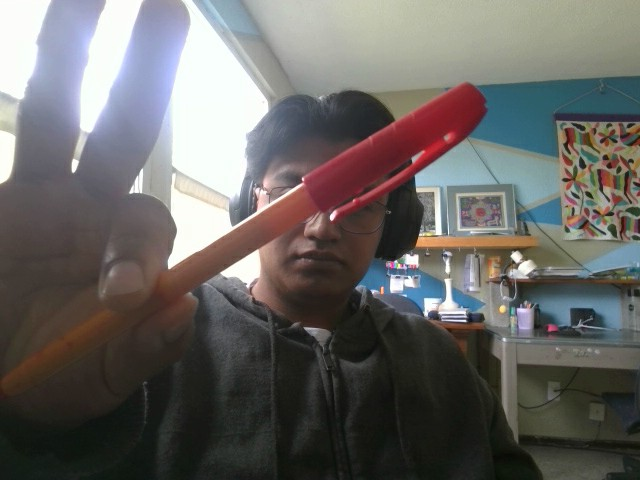
#> input picture application/Resources/images/07102026103002.jpg, 640 x 480 px
$ python gamma.py ../application/Resources/images/07102026103002.jpg 5
#> lines starting #> are read from the running program, lines starting #| are printed output that depends on the picture
import cv2
import sys
import os
import numpy as np

if len(sys.argv) < 2:
    print("Error: No se proporcionó la ruta de la imagen.")
    sys.exit(1)

img_path = sys.argv[1]

if not os.path.exists(img_path):
    print(f"Error: El archivo no existe en la ruta:\n{img_path}")
    sys.exit(1)

img = cv2.imread(img_path)
#> img is the input picture: shape (480, 640, 3); mean B, G, R 100.5, 102.9, 105.1

if img is None:
    print(f"Error: OpenCV no pudo leer la imagen en:\n{img_path}")
    sys.exit(1)


def gamma_correction(imagen, gamma):
    imgNorm = imagen / 255.0
    imgGamma = np.power(imgNorm, gamma)
    return np.uint8(imgGamma * 255)

#Grid
imagenGray = cv2.cvtColor(img, cv2.COLOR_BGR2GRAY)
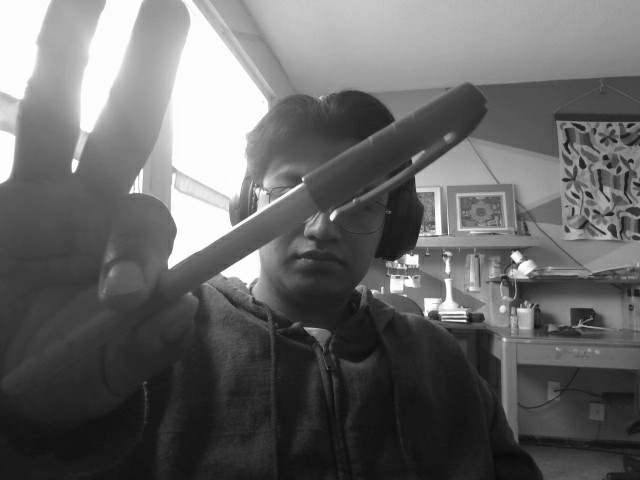
#> imagenGray: shape (480, 640); min 7, max 255, mean 103.3

gamma = int(sys.argv[2])
#Gris Gamma
imgGgamma = gamma_correction(imagenGray, gamma)
#> in gamma_correction, `imgGamma = np.power(imgNorm, gamma)`:
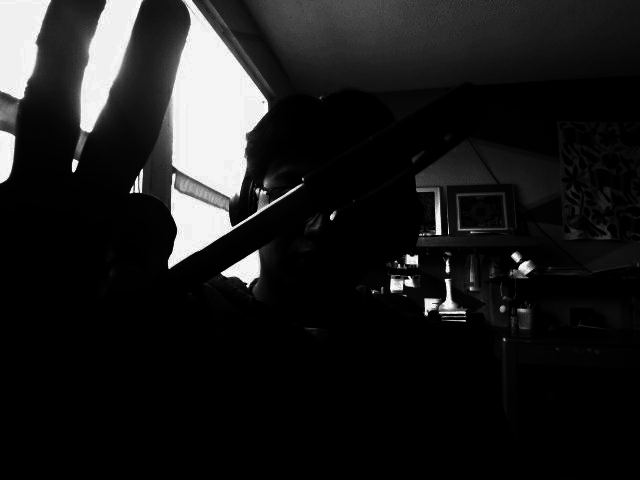
#> imgGamma: shape (480, 640) float64; min 1.56e-08, max 1, mean 0.114

imgRGB = cv2.cvtColor(img, cv2.COLOR_BGR2RGB)
imgRGBGamma = gamma_correction(imgRGB, gamma)
#> call 2 of gamma_correction, with gamma = 5
#> in gamma_correction (call 2), `imgGamma = np.power(imgNorm, gamma)`:
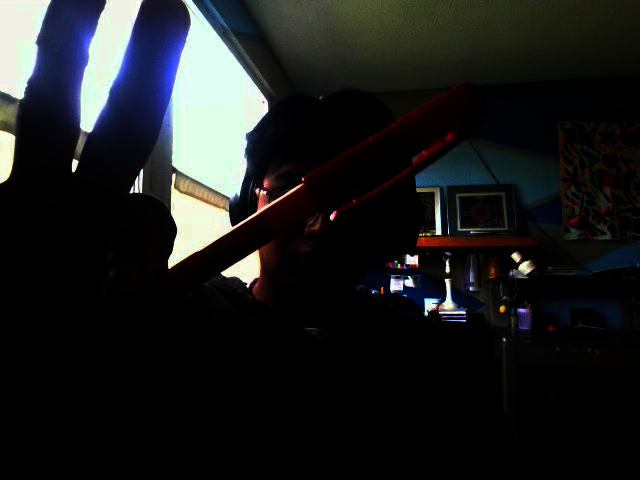
#> imgGamma: shape (480, 640, 3) float64; mean R, G, B 0.111, 0.117, 0.118
#> in gamma_correction (call 2), `return np.uint8(imgGamma * 255)`:
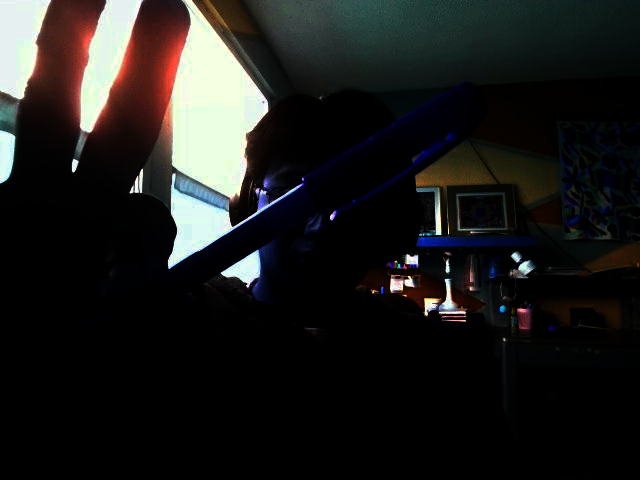
#> returned value: shape (480, 640, 3); mean of channels 0, 1, 2 28, 29.5, 29.8; drawn as B, G, R

base, ext = os.path.splitext(img_path)

if os.path.exists(base + "_gamma" + str(gamma) + ext):
    #print("Imagen gamma guardada correctamente. En" + base)
    print("Imagen Procesada Correctamente")
else:
    cv2.imwrite(base + "_gamma"+ str(gamma) + ext, imgRGBGamma)
    #print("Imagen gamma guardada correctamente. En" + base)
    print("Imagen Procesada Correctamente")

$ run again, on application/Resources/images/07102026104616.jpg
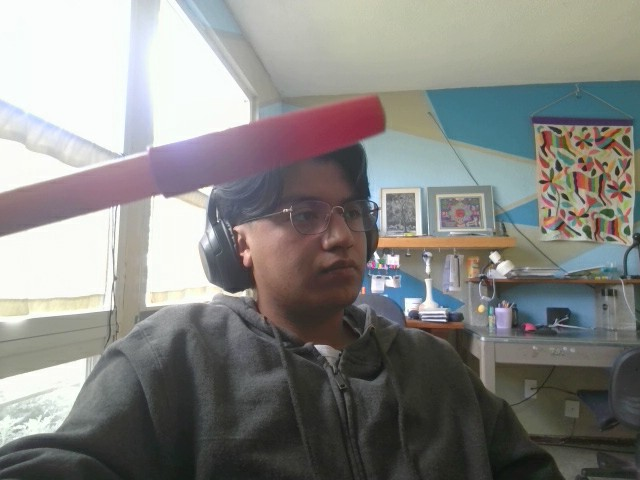
#> input picture application/Resources/images/07102026104616.jpg, 640 x 480 px
#> img is the input picture: shape (480, 640, 3); mean B, G, R 131.5, 134.5, 134.7
#> `imagenGray = cv2.cvtColor(img, cv2.COLOR_BGR2GRAY)`:
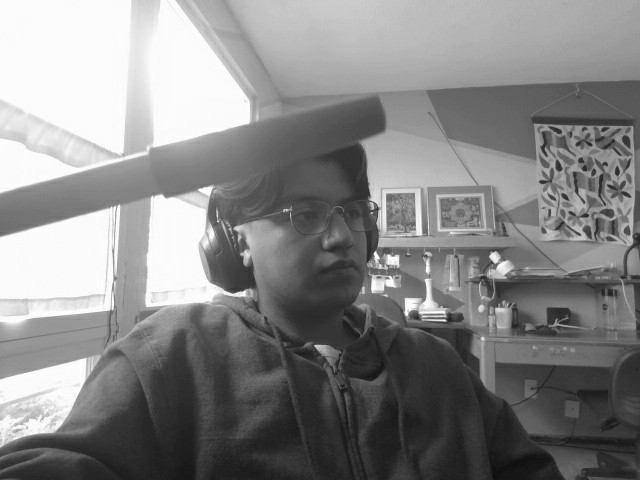
#> imagenGray: shape (480, 640); min 14, max 255, mean 134.3
#> imgNorm: shape (480, 640, 3) float64
#> imgGamma: shape (480, 640, 3) float64
#> in gamma_correction (call 2), `return np.uint8(imgGamma * 255)`:
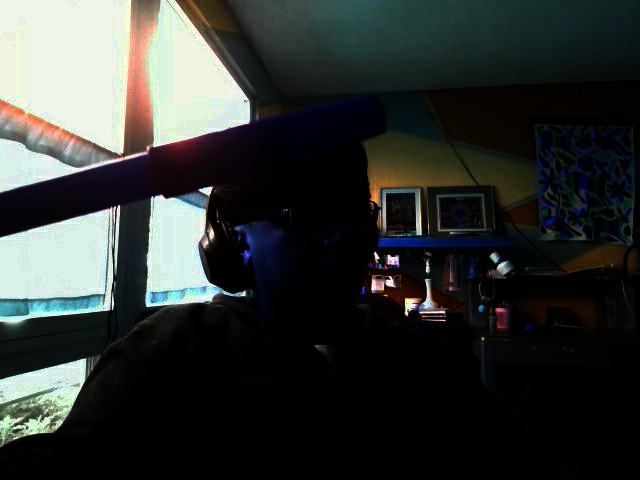
#> returned value: shape (480, 640, 3); mean of channels 0, 1, 2 50.7, 52.7, 49.4; drawn as B, G, R

$ run again, on application/Resources/images/07102026115507.jpg
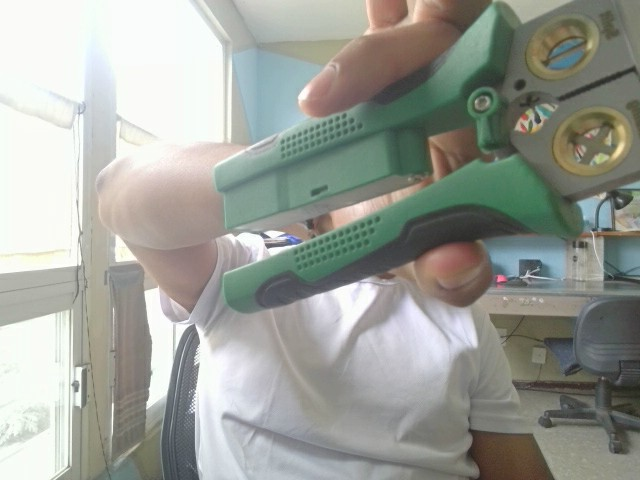
#> input picture application/Resources/images/07102026115507.jpg, 640 x 480 px
#> img is the input picture: shape (480, 640, 3); mean B, G, R 152.2, 159.3, 156.1
#> imgNorm: shape (480, 640, 3) float64
#> in gamma_correction (call 2), `imgGamma = np.power(imgNorm, gamma)`:
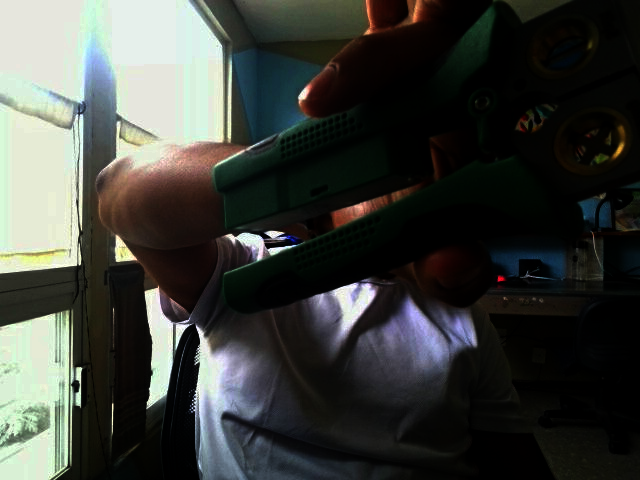
#> imgGamma: shape (480, 640, 3) float64; mean R, G, B 0.24, 0.25, 0.232
#> in gamma_correction (call 2), `return np.uint8(imgGamma * 255)`:
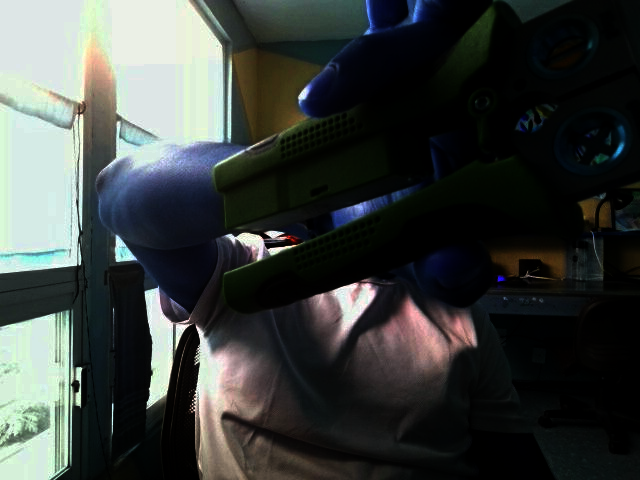
#> returned value: shape (480, 640, 3); mean of channels 0, 1, 2 60.8, 63.3, 58.8; drawn as B, G, R

$ run again, on application/Resources/images/07102026140609.jpg
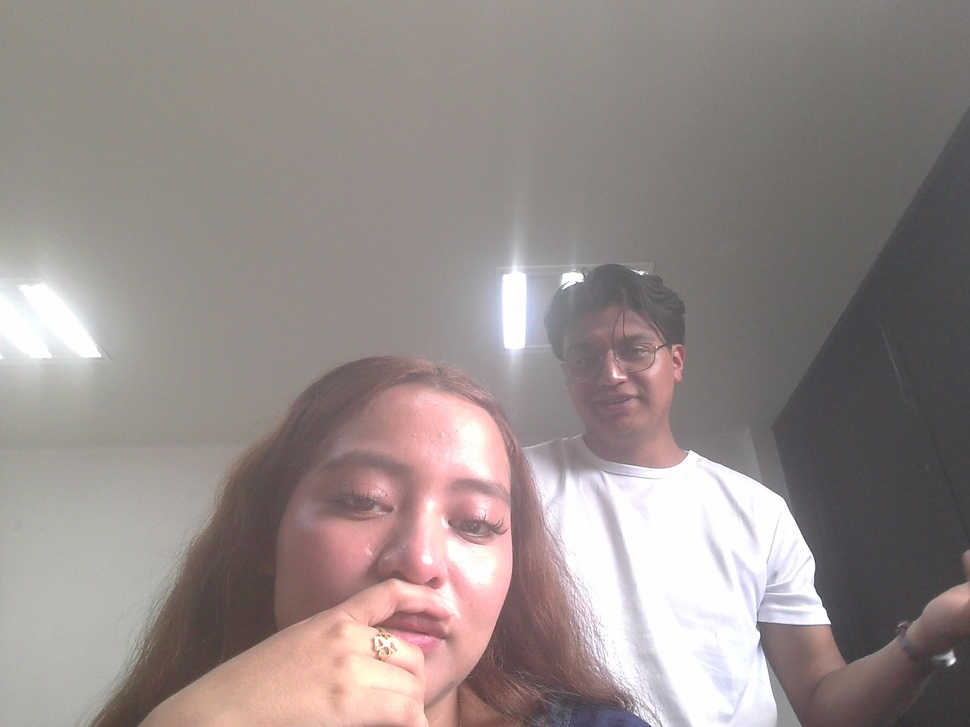
#> input picture application/Resources/images/07102026140609.jpg, 970 x 727 px, shrunk from 2592 x 1944 before the run
#> img is the input picture: shape (727, 970, 3); mean B, G, R 138, 140, 149.9
#> imgNorm: shape (727, 970, 3) float64
#> in gamma_correction (call 2), `imgGamma = np.power(imgNorm, gamma)`:
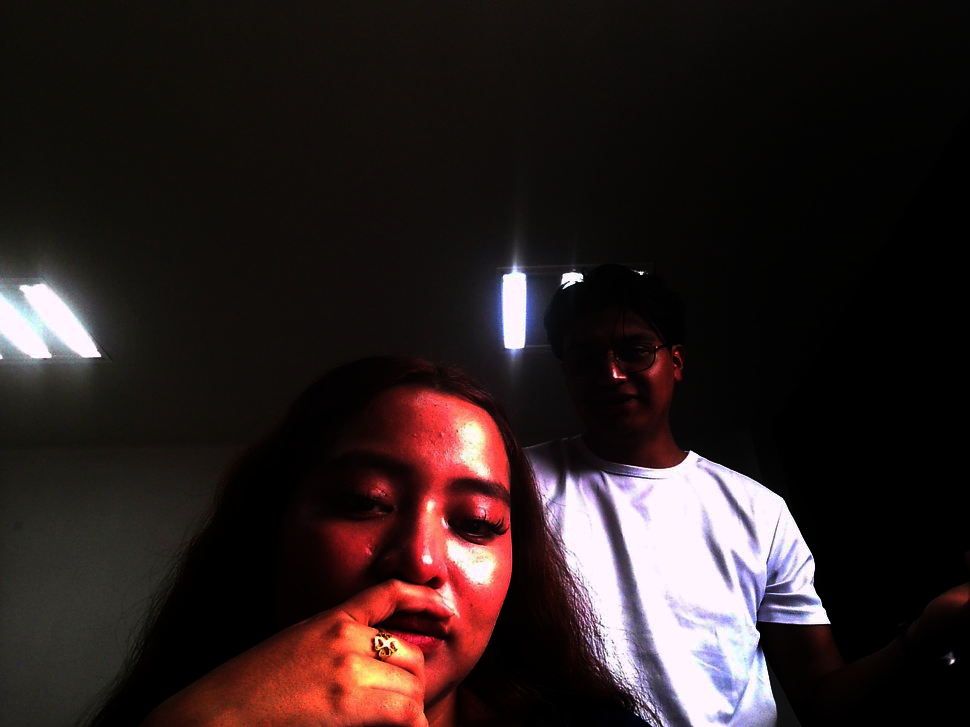
#> imgGamma: shape (727, 970, 3) float64; mean R, G, B 0.175, 0.13, 0.13
#> in gamma_correction (call 2), `return np.uint8(imgGamma * 255)`:
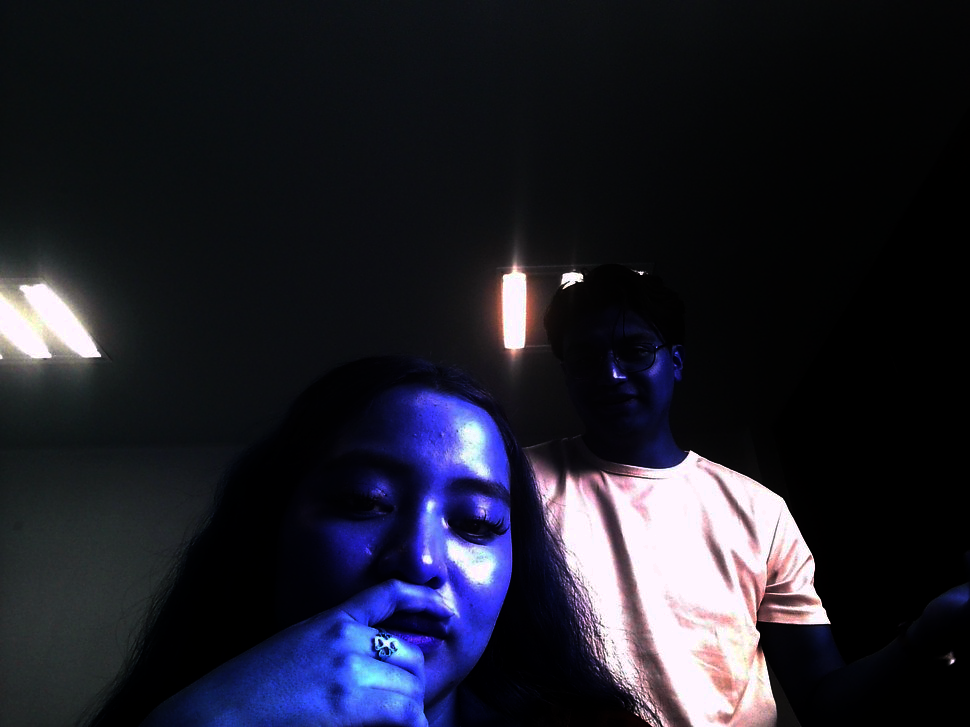
#> returned value: shape (727, 970, 3); mean of channels 0, 1, 2 44.1, 32.7, 32.7; drawn as B, G, R
